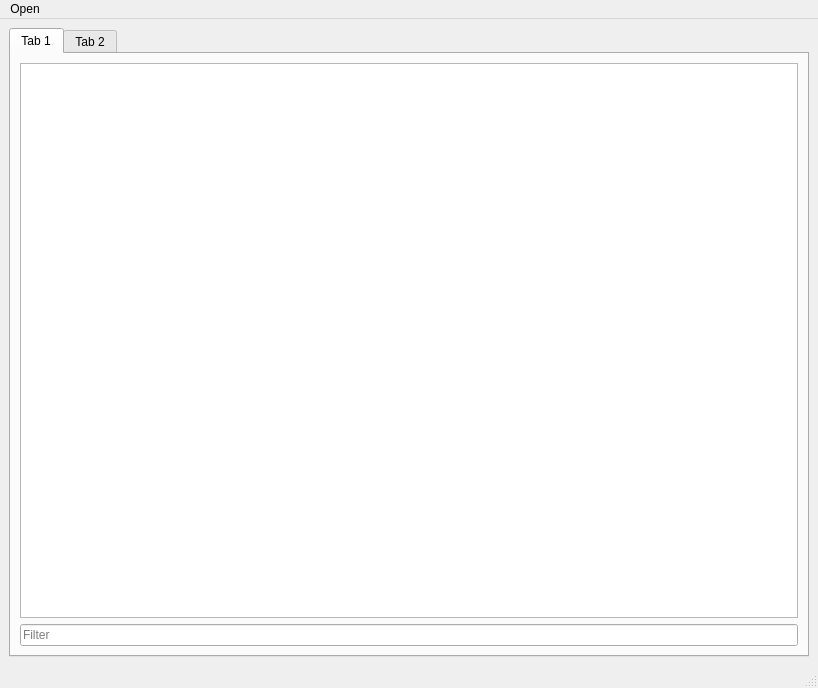
<?xml version="1.0" encoding="UTF-8"?>
<ui version="4.0">
 <class>MainWindow</class>
 <widget class="QMainWindow" name="MainWindow">
  <property name="geometry">
   <rect>
    <x>0</x>
    <y>0</y>
    <width>818</width>
    <height>688</height>
   </rect>
  </property>
  <property name="windowTitle">
   <string>MainWindow</string>
  </property>
  <widget class="QWidget" name="centralwidget">
   <layout class="QGridLayout" name="gridLayout">
    <item row="0" column="0">
     <widget class="QTabWidget" name="tabWidget">
      <property name="currentIndex">
       <number>0</number>
      </property>
      <widget class="QWidget" name="tab">
       <attribute name="title">
        <string>Tab 1</string>
       </attribute>
       <layout class="QGridLayout" name="gridLayout_2">
        <item row="0" column="0">
         <widget class="QTableView" name="tableView">
          <property name="sizeAdjustPolicy">
           <enum>QAbstractScrollArea::AdjustToContents</enum>
          </property>
          <property name="editTriggers">
           <set>QAbstractItemView::NoEditTriggers</set>
          </property>
          <property name="alternatingRowColors">
           <bool>true</bool>
          </property>
          <property name="selectionBehavior">
           <enum>QAbstractItemView::SelectRows</enum>
          </property>
          <property name="showGrid">
           <bool>true</bool>
          </property>
          <property name="gridStyle">
           <enum>Qt::DashLine</enum>
          </property>
          <property name="sortingEnabled">
           <bool>true</bool>
          </property>
          <property name="wordWrap">
           <bool>false</bool>
          </property>
          <attribute name="horizontalHeaderCascadingSectionResizes">
           <bool>true</bool>
          </attribute>
          <attribute name="horizontalHeaderStretchLastSection">
           <bool>true</bool>
          </attribute>
          <attribute name="verticalHeaderVisible">
           <bool>false</bool>
          </attribute>
         </widget>
        </item>
        <item row="1" column="0">
         <widget class="QLineEdit" name="lineEdit">
          <property name="placeholderText">
           <string>Filter</string>
          </property>
         </widget>
        </item>
       </layout>
      </widget>
      <widget class="QWidget" name="tab_2">
       <attribute name="title">
        <string>Tab 2</string>
       </attribute>
       <layout class="QGridLayout" name="gridLayout_3"/>
      </widget>
     </widget>
    </item>
   </layout>
  </widget>
  <widget class="QMenuBar" name="menubar">
   <property name="geometry">
    <rect>
     <x>0</x>
     <y>0</y>
     <width>818</width>
     <height>21</height>
    </rect>
   </property>
   <widget class="QMenu" name="menuOpen">
    <property name="title">
     <string>Open</string>
    </property>
    <addaction name="actionOpen"/>
   </widget>
   <addaction name="menuOpen"/>
  </widget>
  <widget class="QStatusBar" name="statusbar"/>
  <action name="actionOpen">
   <property name="text">
    <string>Open</string>
   </property>
  </action>
 </widget>
 <resources/>
 <connections/>
</ui>
